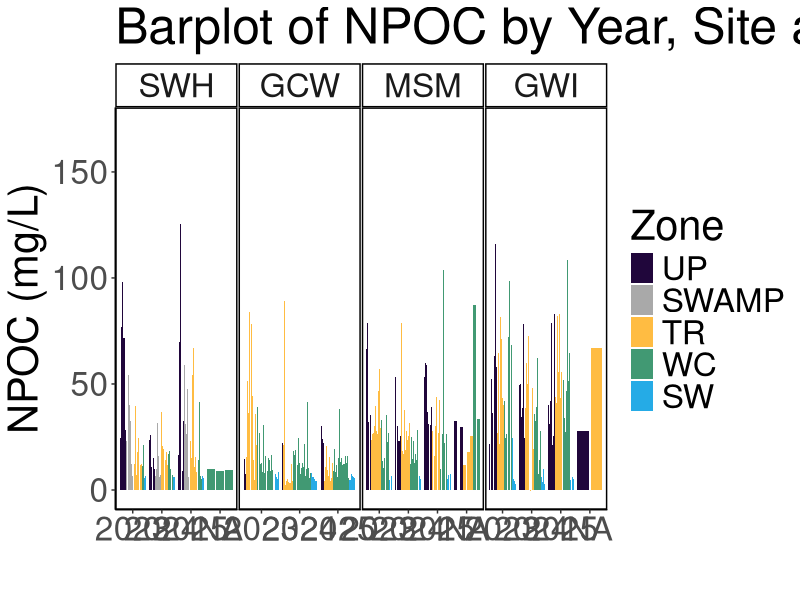
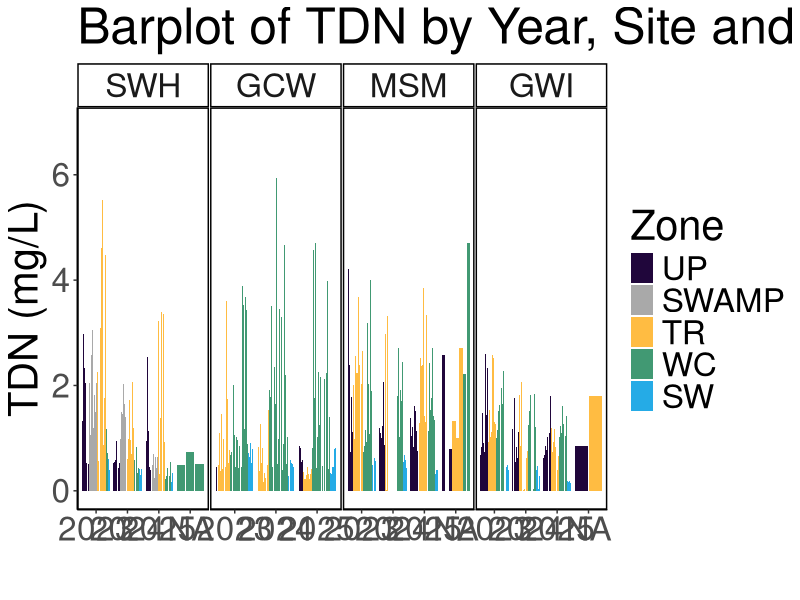
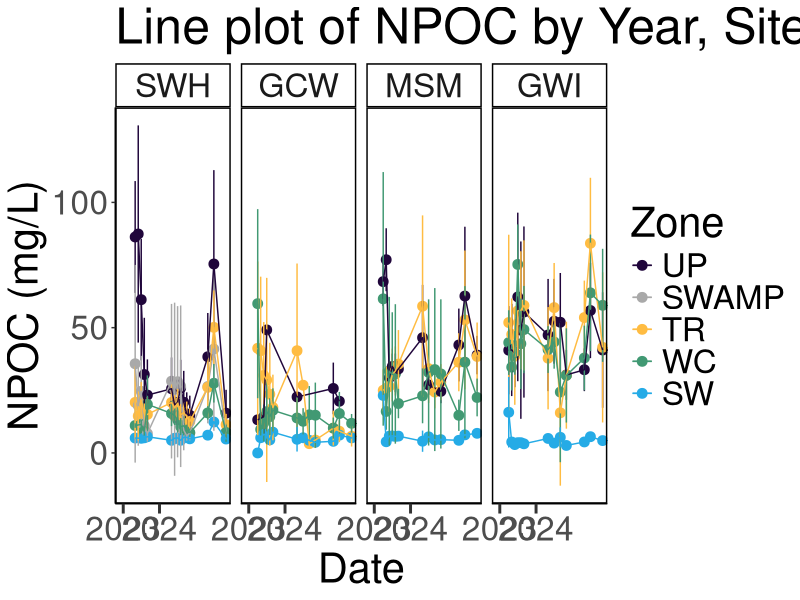
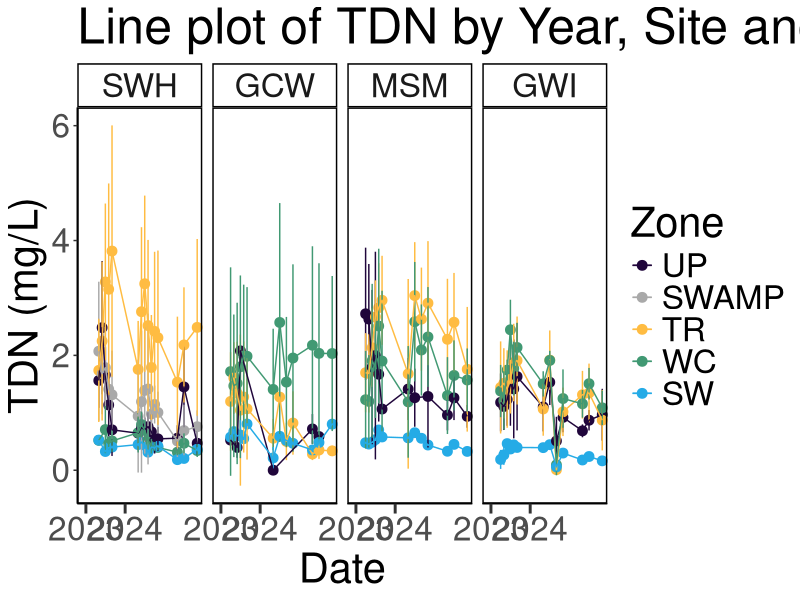
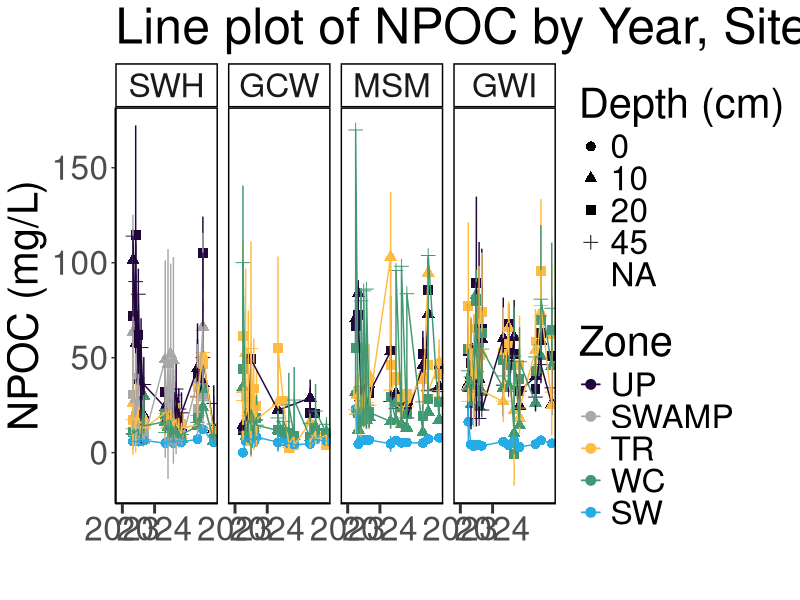
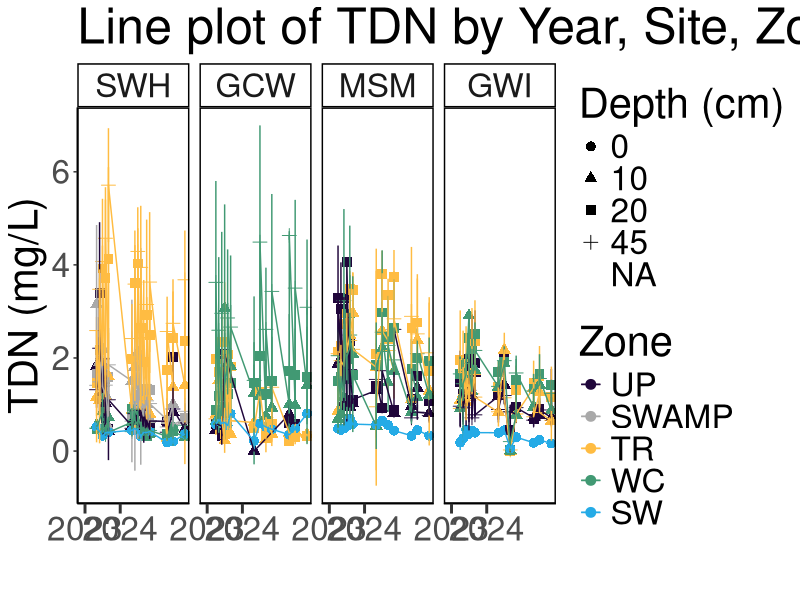
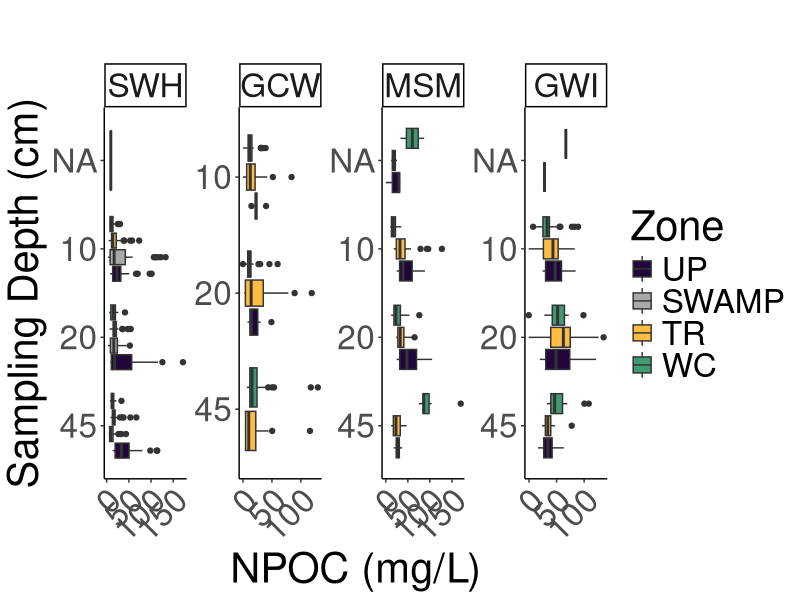
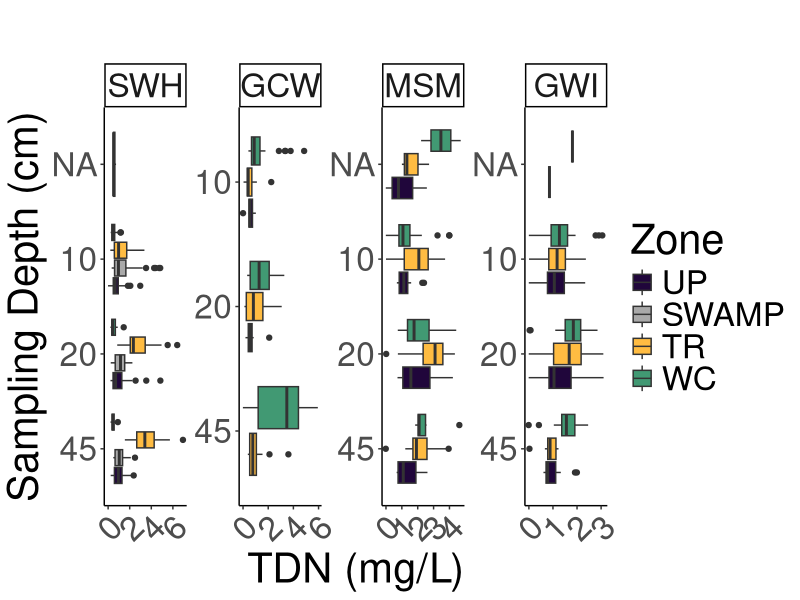

Write R code to recreate these figures, in order.
## ---- chunk 1
library(dplyr)
library(ggplot2)
library(ggpubr)
library(stringr)
library(readxl)
library(tidyr)
library(tibble)
library(openxlsx)
## ---- chunk 2

#read in 2022 Dionex Data:
# dat22 <- read.csv("2022/COMPASS_SynopticCB_PW_DOC_2022.csv")
# head(dat22)

#read in 2023 Dionex Data:
dat23 <- read.csv("2023/COMPASS_SynopticCB_PW_DOC_2023.csv")
# head(dat23)

#read in 2024 Dionex Data:
dat24 <- read.csv("2024/COMPASS_SynopticCB_PW_DOC_2024.csv")
# head(dat24)

#read in 2024 Dionex Data:
dat25 <- read.csv("2025/COMPASS_SynopticCB_PW_DOC_2025.csv")
# head(dat24)

all_dat <- rbind(dat23, dat24, dat25)

all_dat <- all_dat %>%
  select(
    Project, Region, Sample_ID, Year, Month, Day, Time, Time_Zone, 
         Site, Zone, Replicate, Depth_cm,
         npoc_mgL, npoc_uM, npoc_flag, tdn_mgL, tdn_uM, tdn_flag,
         Analysis_rundate,  Run_notes, Field_notes
        # list columns in the order you want them
  )

## ---- chunk 3

#pull the column names from the all_dat dataframe and create a new dataframe with them 
metadat <- data.frame(Column_Names = colnames(all_dat))
metadat

metadat$Description <- ""
metadat$Units <- ""
metadat$Instrument_ifapplicable <- ""

#add information about each line: 

metadat$Description <- c("Project name", 
                         "Region samples originated from: CB = Chesapeake Bay",
                         "Sample identifier used in laboratory and field", 
                         "Year (YYYY) of sample collection", 
                         "Month (#) of sample collection",
                         "Day (#) of sample collection",
                         "Time (HH:MM) of sample collection",
                         "Time Zone of sample collection",
                         "Name of sampling transect location (GCW, SWH, MSM, GWI), see dataset locations for coordinates", 
                         "Zone within space-for-time transect (UP=Upland, SWAMP=Swamp, TR=Transition, WC=Wetland Control, SW=Surface Water)",
                         "Lysimeter or sample replicate id (A-C)", 
                         "Depth in centimeters from which water sample was taken", 
                         "Non-Purgeable Organic Carbon (NPOC) concentration in mg/L", 
                         "Non-Purgeable Organic Carbon (NPOC) concentration in uM", 
                         "QAQC Flags generated during checks of NPOC standards, blanks, dups, and spks", 
                         "Total Dissolved Nitrogen (TDN) concentration in mg/L", 
                         "Total Dissolved Nitrogen (TDN) concentration in uM", 
                         "QAQC Flags generated during checks of TDN standards, blanks, dups, and spks", 
                         "The date that samples were run on the Shimadzu TOC-V", 
                         "Any notes generated during QAQC", 
                         "Notes generated during field sample collection")

metadat$Units <-       c("NA", 
                         "NA",
                         "NA", 
                         "NA",
                         "NA",
                         "NA", 
                         "NA",
                         "NA", 
                         "NA", 
                         "NA",
                         "NA", 
                         "cm",
                         "mg/L", 
                         "uM", 
                         "NA",
                         "mg/L", 
                         "uM", 
                         "NA", 
                         "NA", 
                         "NA", 
                         "NA")

metadat$Instrument_ifapplicable <-  
  
                       c("NA", 
                         "NA",
                         "NA", 
                         "NA",
                         "NA",
                         "NA", 
                         "NA",
                         "NA", 
                         "NA", 
                         "NA",
                         "NA", 
                         "NA",
                         "TOC-V (Shimadzu)", 
                         "TOC-V (Shimadzu)", 
                         "NA", 
                         "TOC-V (Shimadzu)", 
                         "TOC-V (Shimadzu)", 
                         "NA", 
                         "NA", 
                         "NA", 
                         "NA")


## ---- chunk 4

#write out a csv of all the data to the main folder: 
write.csv(all_dat, "COMPASS_SynopticCB_PW_DOC_AllData.csv")


#write out a csv of the metadata associated with the data: 
write.csv(metadat, "COMPASS_SynopticCB_PW_DOC_Metadata.csv")

## ---- chunk 5

data_plotting <- all_dat

#Order by Zone from Upland to Surface Water
data_plotting$Zone = factor(data_plotting$Zone, levels = c("UP", "SWAMP", "TR", "WC", "SW"))
data_plotting <- data_plotting[order(data_plotting$Zone), ]

#Order by Site from SWH, GCW, MSM, GWI order, which is oligohaline to polyhaline
data_plotting$Site = factor(data_plotting$Site, levels = c("SWH", "GCW", "MSM", "GWI"))
data_plotting <- data_plotting[order(data_plotting$Site), ]

# #Order by Year from 2022-2024
# data_plotting$Site = factor(data_plotting$Site, levels = c("SWH", "GCW", "MSM", "GWI"))
# data_plotting <- data_plotting[order(data_plotting$Site), ]

#Plot samples to get a first look at concentrations (sanity check)
#group the data for plotting
data_plotting_all <- data_plotting %>%
  group_by(Site, Zone) %>%
  mutate(row_num = factor(row_number())) %>%  # create row_num as factor per group
  ungroup()

data_plotting_all$Date <- as.Date(paste(data_plotting_all$Year, data_plotting_all$Month, data_plotting_all$Day, sep = "-"))


#Plot data and change colors based on Zone:
viz_NPOC_plot <- ggplot(data_plotting_all, aes(x = as.character(Year), y = npoc_mgL, fill = Zone)) +
  geom_bar(stat = "identity", position = position_dodge2(preserve = "total")) +
  facet_grid( ~ Site, scales="free") +
  scale_fill_manual(values = c(
    "UP" = "#20063B",
    "TR" = "#FFBC42",
    "SWAMP" = "darkgrey",
    "WC" = "#419973",
    "SW" = "#25ABE6"
  )) +
  theme_classic() +
  labs(x = " ", y = "NPOC (mg/L)", title = "Barplot of NPOC by Year, Site and Zone") +
  theme(
    panel.spacing = unit(.05, "lines"), 
    panel.border = element_rect(color = "black", fill = NA, linewidth = 1)) + 
  theme(text = element_text(size = 30))

 viz_NPOC_plot
 
 viz_TDN_plot <- ggplot(data_plotting_all, aes(x = as.character(Year), y = tdn_mgL, fill = Zone)) +
  geom_bar(stat = "identity", position = position_dodge2(preserve = "total")) +
  facet_grid( ~ Site, scales="free") +
  scale_fill_manual(values = c(
    "UP" = "#20063B",
    "TR" = "#FFBC42",
    "SWAMP" = "darkgrey",
    "WC" = "#419973",
    "SW" = "#25ABE6"
  )) +
  theme_classic() +
  labs(x = " ", y = "TDN (mg/L)", title = "Barplot of TDN by Year, Site and Zone") +
  theme(
    panel.spacing = unit(.05, "lines"), 
    panel.border = element_rect(color = "black", fill = NA, linewidth = 1)) + 
  theme(text = element_text(size = 30))

 viz_TDN_plot


## ---- chunk 6

##Make Date Column with just Year and Month for Sample ID
all_dat_dates <- data_plotting %>%
  mutate(
    YearMonth = if_else(
      Month < 10,
      # Modify the string:
      YearMonth <- paste(data_plotting$Year, data_plotting$Month, sep = "-0"), 
      YearMonth <- paste(data_plotting$Year, data_plotting$Month, sep = "-"), 
    )
  )

##Summarize NPOC and TDN by Date, Site, and Zone
DOC_avg <- all_dat_dates %>%
  group_by(Month, Year, Site, Zone) %>%
   dplyr::summarize(mean_NPOC = mean(npoc_mgL, na.rm=TRUE), 
            sd_NPOC = sd(npoc_mgL, na.rm=TRUE), 
            mean_TDN = mean(tdn_mgL, na.rm=TRUE), 
            sd_TDN = sd(tdn_mgL, na.rm=TRUE), 
            YearMonth = first(YearMonth))

# Concatenate with a day (e.g., "01" for the first day)
DOC_avg$Date <- paste0(DOC_avg$YearMonth, "-01")

# Convert to Date object
DOC_avg$Date <- as.Date(DOC_avg$Date)

# Define the specific date breaks you want to display
specific_breaks <- as.Date(c("2022-01-01", "2023-01-01", "2024-01-01"))

viz_NPOC_plot_avgs <- ggplot(DOC_avg, aes(x = Date, y = mean_NPOC, color = Zone, group = Zone)) +
  geom_point(size = 3) + 
  geom_errorbar(aes(ymin = mean_NPOC - sd_NPOC, ymax = mean_NPOC + sd_NPOC), width = 0.2) + 
  geom_line() + 
  facet_grid( ~ Site, scales="free_y") +
  scale_color_manual(values = c(
    "UP" = "#20063B",
    "TR" = "#FFBC42",
    "SWAMP" = "darkgrey",
    "WC" = "#419973",
    "SW" = "#25ABE6"
  )) +
  theme_classic() +
  labs(x = "Date", y = "NPOC (mg/L)", title = "Line plot of NPOC by Year, Site and Zone") +
  theme(
    panel.spacing = unit(0.5, "lines"), 
    panel.border = element_rect(color = "black", fill = NA, linewidth = 1)) +
  # theme(axis.text.x = element_text(angle = 90, hjust = 0.5))+ 
  theme(text = element_text(size = 30))+
  scale_x_date(breaks = specific_breaks, date_labels = "%Y", expand = expansion(mult = c(0.18, 0.05)))+
  theme(axis.ticks.x = element_line(linewidth = 1))+
  theme(axis.ticks.length.x = unit(0.25, "cm"))

viz_NPOC_plot_avgs

viz_TDN_plot_avgs <- ggplot(DOC_avg, aes(x = Date, y = mean_TDN, color = Zone, group = Zone)) +
  geom_point(size = 3) + 
  geom_errorbar(aes(ymin = mean_TDN - sd_TDN, ymax = mean_TDN + sd_TDN), width = 0.2) + 
  geom_line() + 
  facet_grid( ~ Site, scales="free_y") +
  scale_color_manual(values = c(
    "UP" = "#20063B",
    "TR" = "#FFBC42",
    "SWAMP" = "darkgrey",
    "WC" = "#419973",
    "SW" = "#25ABE6"
  )) +
  theme_classic() +
  labs(x = "Date", y = "TDN (mg/L)", title = "Line plot of TDN by Year, Site and Zone") +
  theme(
    panel.spacing = unit(0.5, "lines"), 
    panel.border = element_rect(color = "black", fill = NA, linewidth = 1)) +
  # theme(axis.text.x = element_text(angle = 90, hjust = 0.5))+ 
  theme(text = element_text(size = 30))+
  scale_x_date(breaks = specific_breaks, date_labels = "%Y", expand = expansion(mult = c(0.18, 0.05)))+
  theme(axis.ticks.x = element_line(linewidth = 1))+
  theme(axis.ticks.length.x = unit(0.25, "cm"))

viz_TDN_plot_avgs


## ---- chunk 7

##Summarize DOC by Date, Site, and Zone
DOC_avg_depth <- all_dat_dates %>%
  group_by(Month, Year, Site, Zone, Depth_cm) %>%
   dplyr::summarize(mean_NPOC = mean(npoc_mgL, na.rm=TRUE), 
            sd_NPOC = sd(npoc_mgL, na.rm=TRUE), 
            mean_TDN = mean(tdn_mgL, na.rm=TRUE), 
            sd_TDN = sd(tdn_mgL, na.rm=TRUE), 
            YearMonth = first(YearMonth))

# Concatenate with a day (e.g., "01" for the first day)
DOC_avg_depth$Date <- paste0(DOC_avg_depth$YearMonth, "-01")

# Convert to Date object
DOC_avg_depth$Date <- as.Date(DOC_avg_depth$Date)

# Define the specific date breaks you want to display
specific_breaks <- as.Date(c("2022-01-01", "2023-01-01", "2024-01-01"))

viz_NPOC_plot_depth <- ggplot(DOC_avg_depth, aes(x = Date, y = mean_NPOC, color = Zone, group = Zone, shape = as.character(Depth_cm))) +
  geom_point(size = 3) + 
  geom_errorbar(aes(ymin = mean_NPOC - sd_NPOC, ymax = mean_NPOC + sd_NPOC), width = 0.2) + 
  geom_line() + 
  facet_grid( ~ Site, scales="free_y") +
  scale_color_manual(values = c(
    "UP" = "#20063B",
    "TR" = "#FFBC42",
    "SWAMP" = "darkgrey",
    "WC" = "#419973",
    "SW" = "#25ABE6"
  )) +
  theme_classic() +
  labs(x = " ", y = "NPOC (mg/L)", title = "Line plot of NPOC by Year, Site, Zone, and Depth") +
  theme(
    panel.spacing = unit(0.5, "lines"), 
    panel.border = element_rect(color = "black", fill = NA, linewidth = 1)) +
  # theme(axis.text.x = element_text(angle = 90, hjust = 0.5))+ 
  theme(text = element_text(size = 30))+
  scale_x_date(breaks = specific_breaks, date_labels = "%Y", expand = expansion(mult = c(0.18, 0.05))) + 
  labs(fill = "Zone", shape = "Depth (cm)")+
  theme(axis.ticks.x = element_line(linewidth = 1))+
  theme(axis.ticks.length.x = unit(0.25, "cm"))

viz_NPOC_plot_depth


viz_TDN_plot_depth <- ggplot(DOC_avg_depth, aes(x = Date, y = mean_TDN, color = Zone, group = Zone, shape = as.character(Depth_cm))) +
  geom_point(size = 3) + 
  geom_errorbar(aes(ymin = mean_TDN - sd_TDN, ymax = mean_TDN + sd_TDN), width = 0.2) + 
  geom_line() + 
  facet_grid( ~ Site, scales="free_y") +
  scale_color_manual(values = c(
    "UP" = "#20063B",
    "TR" = "#FFBC42",
    "SWAMP" = "darkgrey",
    "WC" = "#419973",
    "SW" = "#25ABE6"
  )) +
  theme_classic() +
  labs(x = " ", y = "TDN (mg/L)", title = "Line plot of TDN by Year, Site, Zone, and Depth") +
  theme(
    panel.spacing = unit(0.5, "lines"), 
    panel.border = element_rect(color = "black", fill = NA, linewidth = 1)) +
  # theme(axis.text.x = element_text(angle = 90, hjust = 0.5))+ 
  theme(text = element_text(size = 30))+
  scale_x_date(breaks = specific_breaks, date_labels = "%Y", expand = expansion(mult = c(0.18, 0.05))) + 
  labs(fill = "Zone", shape = "Depth (cm)")+
  theme(axis.ticks.x = element_line(linewidth = 1))+
  theme(axis.ticks.length.x = unit(0.25, "cm"))

viz_TDN_plot_depth


## ---- chunk 8

##Remove SW
data_plotting_depth <- data_plotting %>%
  filter(Zone != "SW") %>%
  mutate(Depth_cm = factor(Depth_cm, levels = c("45", "20", "10")))


#Plot data and change colors based on Zone:
viz_npoc_depth <-  ggplot(data_plotting_depth, aes(x = Depth_cm, y = npoc_mgL, fill = Zone)) +
  geom_boxplot() +
  facet_wrap( ~ Site, scales="free", nrow = 1) +
  scale_fill_manual(values = c(
    "UP" = "#20063B",
    "TR" = "#FFBC42",
    "SWAMP" = "darkgrey",
    "WC" = "#419973")) +
  theme_classic() +
  labs(x = "Sampling Depth (cm)", y = "NPOC (mg/L)", title = "") +
  # theme(
  #   panel.spacing = unit(.05, "lines"), 
  #   panel.border = element_rect(color = "black", fill = NA, linewidth = 1))+ 
  theme(text = element_text(size = 30))+ 
  theme(axis.text.x = element_text(angle = 45, vjust = 1, hjust = 1))+ 
  coord_flip() 

viz_npoc_depth

#Plot data and change colors based on Zone:
viz_tdn_depth <-  ggplot(data_plotting_depth, aes(x = Depth_cm, y = tdn_mgL, fill = Zone)) +
  geom_boxplot() +
  facet_wrap( ~ Site, scales="free", nrow = 1) +
  scale_fill_manual(values = c(
    "UP" = "#20063B",
    "TR" = "#FFBC42",
    "SWAMP" = "darkgrey",
    "WC" = "#419973")) +
  theme_classic() +
  labs(x = "Sampling Depth (cm)", y = "TDN (mg/L)", title = "") +
  # theme(
  #   panel.spacing = unit(.05, "lines"), 
  #   panel.border = element_rect(color = "black", fill = NA, linewidth = 1))+ 
  theme(text = element_text(size = 30))+ 
  theme(axis.text.x = element_text(angle = 45, vjust = 1, hjust = 1))+ 
  coord_flip() 

viz_tdn_depth

## ---- chunk 9

all_dat_dates <- all_dat_dates %>% 
    mutate(
    Zone_1 = case_when(
      Zone == "UP" ~ "Upland",
      Zone == "SWAMP" ~ "Swamp",
      Zone == "TR" ~ "Transition",
      Zone == "WC" ~ "Wetland",
      Zone == "SW" ~ "Surface Water",
      TRUE ~ Zone  # keep everything else unchanged
    )
  ) %>%
  mutate(Zone_1 = factor(Zone_1, levels = c("Upland", "Swamp", "Transition", "Wetland", "Surface Water")))


##Summarize NPOC by Date, Site, and Zone
viz_NPOC_boxplot <- ggplot(all_dat_dates, aes(x = Zone_1, y = npoc_mgL, fill = Zone_1, group = Zone_1)) +
  geom_boxplot() + 
  facet_grid( ~ Site, scales = "free_x") +
  scale_x_discrete(drop = TRUE) +
  scale_fill_manual(values = c(
    "Upland" = "#20063B",
    "Transition" = "#FFBC42",
    "Swamp" = "darkgrey",
    "Wetland" = "#419973",
    "Surface Water" = "#25ABE6"
  ), labels = c("Upland", "Swamp", "Transition", "Wetland", "Surface Water")) +
  theme_classic() +
  labs(x = " ", y = "NPOC (mg/L)", title = "Summary Boxplot of NPOC by Site and Zone") +
  theme(
    panel.spacing = unit(0.5, "lines"), 
    panel.border = element_rect(color = "black", fill = NA, linewidth = 1)) +
  theme(axis.text.x = element_text(angle = 45, vjust = 1, hjust = 1))+ 
  theme(text = element_text(size = 30))+
  theme(axis.ticks.x = element_line(linewidth = 1))+
  theme(axis.ticks.length.x = unit(0.25, "cm"))+ 
  #scale_x_discrete(labels = c("Upland", "Swamp", "Transition", "Wetland", "Surface Water"))+ 
  theme(legend.position = "none")

viz_NPOC_boxplot


##Summarize TDN by Date, Site, and Zone
viz_TDN_boxplot <- ggplot(all_dat_dates, aes(x = Zone_1, y = tdn_mgL, fill = Zone_1, group = Zone_1)) +
  geom_boxplot() + 
  facet_grid( ~ Site, scales = "free_x") +
  scale_x_discrete(drop = TRUE) +
  scale_fill_manual(values = c(
    "Upland" = "#20063B",
    "Transition" = "#FFBC42",
    "Swamp" = "darkgrey",
    "Wetland" = "#419973",
    "Surface Water" = "#25ABE6"
  ), labels = c("Upland", "Swamp", "Transition", "Wetland", "Surface Water")) +
  theme_classic() +
  labs(x = " ", y = "TDN (mg/L)", title = "Summary Boxplot of TDN by Site and Zone") +
  theme(
    panel.spacing = unit(0.5, "lines"), 
    panel.border = element_rect(color = "black", fill = NA, linewidth = 1)) +
  theme(axis.text.x = element_text(angle = 45, vjust = 1, hjust = 1))+ 
  theme(text = element_text(size = 30))+
  theme(axis.ticks.x = element_line(linewidth = 1))+
  theme(axis.ticks.length.x = unit(0.25, "cm"))+ 
  #scale_x_discrete(labels = c("Upland", "Swamp", "Transition", "Wetland", "Surface Water"))+ 
  theme(legend.position = "none")

viz_TDN_boxplot

# Save as a PNG
png("COMPASS_SynopticCB_NPOC_alldata.png", width = 2000, height = 1200, res = 100) 
print(viz_NPOC_boxplot)  # For ggplot objects, use print()
dev.off() 

# Save as a PNG
png("COMPASS_SynopticCB_TDN_alldata.png", width = 2000, height = 1200, res = 100) 
print(viz_TDN_boxplot)  # For ggplot objects, use print()
dev.off() 

## ---- chunk 10
# It would also be great to add to our collation codes a summary chunk that will calculate value ranges, means, and standard deviations (and errors) for each site, zone, depth for each year; also for each site zone, depth overall; and for each site and zone overall so that we have some easy access to metrics. Was just thinking this might be helpful today when re-collating the DIC data.

##Metrics for each site, zone, depth for each year
summary_by_year <- all_dat %>%
  group_by(Year, Site, Zone, Depth_cm) %>%
   reframe(
     min_npoc_mgL = min(npoc_mgL, na.rm=TRUE),
     max_npoc_mgL = max(npoc_mgL, na.rm=TRUE), 
     mean_npoc_mgL = mean(npoc_mgL, na.rm=TRUE), 
     sd_npoc_mgL = sd(npoc_mgL, na.rm=TRUE), 

     min_tdn_mgL = min(tdn_mgL, na.rm=TRUE),
     max_tdn_mgL = max(tdn_mgL, na.rm=TRUE), 
     mean_tdn_mgL = mean(tdn_mgL, na.rm=TRUE), 
     sd_tdn_mgL = sd(tdn_mgL, na.rm=TRUE))

##Metrics for each site, zone, depth for all years
summary_all_years <- all_dat %>%
  group_by(Site, Zone, Depth_cm) %>%
   reframe(
     min_npoc_mgL = min(npoc_mgL, na.rm=TRUE),
     max_npoc_mgL = max(npoc_mgL, na.rm=TRUE), 
     mean_npoc_mgL = mean(npoc_mgL, na.rm=TRUE), 
     sd_npoc_mgL = sd(npoc_mgL, na.rm=TRUE), 

     min_tdn_mgL = min(tdn_mgL, na.rm=TRUE),
     max_tdn_mgL = max(tdn_mgL, na.rm=TRUE), 
     mean_tdn_mgL = mean(tdn_mgL, na.rm=TRUE), 
     sd_tdn_mgL = sd(tdn_mgL, na.rm=TRUE))

##Metrics for each site and zone for all depths and years
summary_all_depths_years <- all_dat %>%
  group_by(Site, Zone) %>%
   reframe(
     min_npoc_mgL = min(npoc_mgL, na.rm=TRUE),
     max_npoc_mgL = max(npoc_mgL, na.rm=TRUE), 
     mean_npoc_mgL = mean(npoc_mgL, na.rm=TRUE), 
     sd_npoc_mgL = sd(npoc_mgL, na.rm=TRUE), 

     min_tdn_mgL = min(tdn_mgL, na.rm=TRUE),
     max_tdn_mgL = max(tdn_mgL, na.rm=TRUE), 
     mean_tdn_mgL = mean(tdn_mgL, na.rm=TRUE), 
     sd_tdn_mgL = sd(tdn_mgL, na.rm=TRUE))

## ---- chunk 11
#  I am thinking it might be cool to add to our porewater collation files a table at the end that has total number of samples then also some info about # of samples per zone, site, depth etc.

##Metrics for each year
sample_numbers_years <- all_dat %>%
  group_by(Year) %>%
   reframe(
     Number_of_samples = n())

##Metrics for each site, zone, depth for all years
sample_numbers <- all_dat %>%
  group_by(Site, Zone, Depth_cm) %>%
   reframe(
     Number_of_samples = n())

## ---- chunk 12

library(kableExtra)

#Order by Zone from Upland to Surface Water
summary_all_depths_years$Zone = factor(summary_all_depths_years$Zone, levels = c("UP", "SWAMP", "TR", "WC", "SW"))
summary_all_depths_years <- summary_all_depths_years[order(summary_all_depths_years$Zone), ]

#Order by Site from SWH, GCW, MSM, GWI order, which is oligohaline to polyhaline
summary_all_depths_years$Site = factor(summary_all_depths_years$Site, levels = c("SWH", "GCW", "MSM", "GWI"))
summary_all_depths_years <- summary_all_depths_years[order(summary_all_depths_years$Site), ]

kable(
  summary_all_depths_years[, c("Site", "Zone", "min_npoc_mgL",	"max_npoc_mgL",	"mean_npoc_mgL", "min_tdn_mgL",	"max_tdn_mgL",	"mean_tdn_mgL")],  
  format = "latex",
  booktabs = TRUE,
  caption = "Summary Statistics"
) %>%
  kable_styling(
    latex_options = c("hold_position", "striped", "scale_down"),
    font_size = 12
  ) %>%
  row_spec(0, bold = TRUE) %>%   # header
  column_spec(1, bold = TRUE)


## ---- chunk 13

#Order by Zone from Upland to Surface Water
sample_numbers$Zone = factor(sample_numbers$Zone, levels = c("UP", "SWAMP", "TR", "WC", "SW"))
sample_numbers <- sample_numbers[order(sample_numbers$Zone), ]

#Order by Site from SWH, GCW, MSM, GWI order, which is oligohaline to polyhaline
sample_numbers$Site = factor(sample_numbers$Site, levels = c("SWH", "GCW", "MSM", "GWI"))
sample_numbers <- sample_numbers[order(sample_numbers$Site), ]

kable(
  sample_numbers_years[, c("Year", "Number_of_samples")],  
  format = "latex",
  booktabs = TRUE,
  caption = paste0("Total Samples: ", nrow(all_dat))
) %>%
  kable_styling(
    latex_options = c("hold_position", "striped", "scale_down"),
    font_size = 12
  ) %>%
  row_spec(0, bold = TRUE) %>%   # header
  column_spec(1, bold = TRUE)

## ---- chunk 14
##Remove SW samples
sample_numbers_pw <- sample_numbers %>% 
  filter(Zone != "SW")

##Number of Samples Plots
sample_num_barplot <- ggplot(sample_numbers_pw, aes(x = as.character(Depth_cm), y = Number_of_samples, fill = Zone)) +
  geom_col(position = "dodge", color = "black", width = 0.75) + # 'color' adds a border to the bars
  facet_grid(~Site , scales = "free_x") +
  scale_x_discrete(drop = TRUE) +
  scale_fill_manual(values = c(
    "UP" = "#20063B",
    "TR" = "#FFBC42",
    "SWAMP" = "darkgrey",
    "WC" = "#419973"
  ), labels = c("Upland", "Swamp", "Transition", "Wetland")) +
  theme_classic() +
  labs(x = "Depth (cm)", y = "Number of Samples", title = "Synoptic CB Porewater Sample Numbers") +
  theme(
    panel.spacing = unit(0.5, "lines"),
    panel.border = element_rect(color = "black", fill = NA, linewidth = 1)) +
  theme(axis.text.x = element_text(angle = 45, vjust = 1, hjust = 1))+
  theme(text = element_text(size = 30))+
  theme(axis.ticks.x = element_line(linewidth = 1))+
  theme(axis.ticks.length.x = unit(0.25, "cm"))
  #scale_x_discrete(labels = c("Upland", "Swamp", "Transition", "Wetland", "Surface Water"))+
  # theme(legend.position = "none")

sample_num_barplot
## ---- chunk 15

#write out a csv of all the data to the main folder: 
write.csv(summary_by_year, "COMPASS_SynopticCB_PW_DOC_Summarized_By_Year.csv")


#write out a csv of the metadata associated with the data: 
write.csv(summary_all_years, "COMPASS_SynopticCB_PW_DOC_Summarized_Years_Combined.csv")


#write out a csv of the metadata associated with the data: 
write.csv(summary_all_depths_years, "COMPASS_SynopticCB_PW_DOC_Summarized_Years_and_Depths_Combined.csv")
